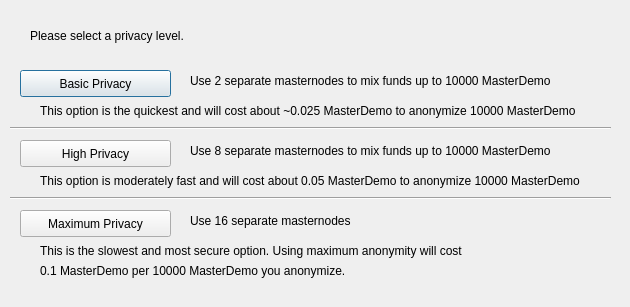
<?xml version="1.0" encoding="UTF-8"?>
<ui version="4.0">
 <class>ObfuscationConfig</class>
 <widget class="QDialog" name="ObfuscationConfig">
  <property name="geometry">
   <rect>
    <x>0</x>
    <y>0</y>
    <width>630</width>
    <height>307</height>
   </rect>
  </property>
  <property name="windowTitle">
   <string>Configure Obfuscation</string>
  </property>
  <widget class="QPushButton" name="buttonBasic">
   <property name="geometry">
    <rect>
     <x>20</x>
     <y>70</y>
     <width>151</width>
     <height>27</height>
    </rect>
   </property>
   <property name="text">
    <string>Basic Privacy</string>
   </property>
  </widget>
  <widget class="QPushButton" name="buttonHigh">
   <property name="geometry">
    <rect>
     <x>20</x>
     <y>140</y>
     <width>151</width>
     <height>27</height>
    </rect>
   </property>
   <property name="text">
    <string>High Privacy</string>
   </property>
  </widget>
  <widget class="QPushButton" name="buttonMax">
   <property name="geometry">
    <rect>
     <x>20</x>
     <y>210</y>
     <width>151</width>
     <height>27</height>
    </rect>
   </property>
   <property name="text">
    <string>Maximum Privacy</string>
   </property>
  </widget>
  <widget class="QLabel" name="label">
   <property name="geometry">
    <rect>
     <x>30</x>
     <y>20</y>
     <width>571</width>
     <height>31</height>
    </rect>
   </property>
   <property name="text">
    <string>Please select a privacy level.</string>
   </property>
  </widget>
  <widget class="QLabel" name="label_2">
   <property name="geometry">
    <rect>
     <x>190</x>
     <y>70</y>
     <width>421</width>
     <height>21</height>
    </rect>
   </property>
   <property name="text">
    <string>Use 2 separate masternodes to mix funds up to 10000 MasterDemo</string>
   </property>
  </widget>
  <widget class="QLabel" name="label_3">
   <property name="geometry">
    <rect>
     <x>190</x>
     <y>140</y>
     <width>411</width>
     <height>21</height>
    </rect>
   </property>
   <property name="text">
    <string>Use 8 separate masternodes to mix funds up to 10000 MasterDemo</string>
   </property>
  </widget>
  <widget class="QLabel" name="label_4">
   <property name="geometry">
    <rect>
     <x>190</x>
     <y>210</y>
     <width>421</width>
     <height>21</height>
    </rect>
   </property>
   <property name="text">
    <string>Use 16 separate masternodes</string>
   </property>
  </widget>
  <widget class="QLabel" name="label_6">
   <property name="geometry">
    <rect>
     <x>40</x>
     <y>100</y>
     <width>561</width>
     <height>21</height>
    </rect>
   </property>
   <property name="text">
    <string>This option is the quickest and will cost about ~0.025 MasterDemo to anonymize 10000 MasterDemo</string>
   </property>
  </widget>
  <widget class="QLabel" name="label_7">
   <property name="geometry">
    <rect>
     <x>40</x>
     <y>170</y>
     <width>561</width>
     <height>21</height>
    </rect>
   </property>
   <property name="text">
    <string>This option is moderately fast and will cost about 0.05 MasterDemo to anonymize 10000 MasterDemo</string>
   </property>
  </widget>
  <widget class="QLabel" name="label_8">
   <property name="geometry">
    <rect>
     <x>40</x>
     <y>240</y>
     <width>561</width>
     <height>21</height>
    </rect>
   </property>
   <property name="text">
    <string>This is the slowest and most secure option. Using maximum anonymity will cost</string>
   </property>
  </widget>
  <widget class="QLabel" name="label_9">
   <property name="geometry">
    <rect>
     <x>40</x>
     <y>260</y>
     <width>561</width>
     <height>21</height>
    </rect>
   </property>
   <property name="text">
    <string>0.1 MasterDemo per 10000 MasterDemo you anonymize.</string>
   </property>
  </widget>
  <widget class="Line" name="line">
   <property name="geometry">
    <rect>
     <x>10</x>
     <y>120</y>
     <width>601</width>
     <height>16</height>
    </rect>
   </property>
   <property name="orientation">
    <enum>Qt::Horizontal</enum>
   </property>
  </widget>
  <widget class="Line" name="line_2">
   <property name="geometry">
    <rect>
     <x>10</x>
     <y>190</y>
     <width>601</width>
     <height>16</height>
    </rect>
   </property>
   <property name="orientation">
    <enum>Qt::Horizontal</enum>
   </property>
  </widget>
 </widget>
 <resources/>
 <connections/>
</ui>
